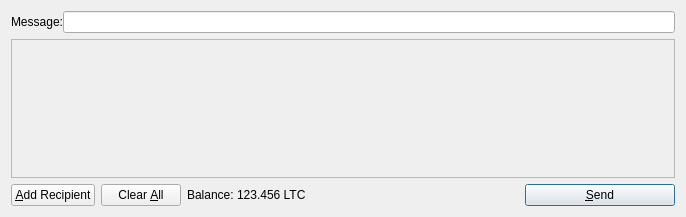
<?xml version="1.0" encoding="UTF-8"?>
<ui version="4.0">
 <class>SendCoinsDialog</class>
 <widget class="QDialog" name="SendCoinsDialog">
  <property name="geometry">
   <rect>
    <x>0</x>
    <y>0</y>
    <width>686</width>
    <height>217</height>
   </rect>
  </property>
  <property name="windowTitle">
   <string>Send Coins</string>
  </property>
  <layout class="QVBoxLayout" name="verticalLayout">
   <item>
    <layout class="QHBoxLayout" name="horizontalLayoutTxComment">
     <property name="spacing">
      <number>0</number>
     </property>
     <item>
      <widget class="QLabel" name="labelTxComment">
       <property name="text">
        <string>Message:</string>
       </property>
       <property name="alignment">
        <set>Qt::AlignLeading|Qt::AlignLeft|Qt::AlignRight|Qt::AlignTrailing|Qt::AlignVCenter</set>
       </property>
       <property name="buddy">
        <cstring>editTxComment</cstring>
       </property>
      </widget>
     </item>
     <item>
      <widget class="QValidatedLineEdit" name="editTxComment">
       <property name="enabled">
        <bool>true</bool>
       </property>
       <property name="toolTip">
        <string>Enter a transaction comment (Note: this information is public)</string>
       </property>
      </widget>
     </item>
    </layout>
   </item>
   <item>
    <widget class="QScrollArea" name="scrollArea">
     <property name="widgetResizable">
      <bool>true</bool>
     </property>
     <widget class="QWidget" name="scrollAreaWidgetContents">
      <property name="geometry">
       <rect>
        <x>0</x>
        <y>0</y>
        <width>660</width>
        <height>115</height>
       </rect>
      </property>
      <layout class="QVBoxLayout" name="verticalLayout_2">
       <property name="margin">
        <number>0</number>
       </property>
       <item>
        <layout class="QVBoxLayout" name="entries">
         <property name="spacing">
          <number>6</number>
         </property>
        </layout>
       </item>
       <item>
        <spacer name="verticalSpacer">
         <property name="orientation">
          <enum>Qt::Vertical</enum>
         </property>
         <property name="sizeHint" stdset="0">
          <size>
           <width>20</width>
           <height>40</height>
          </size>
         </property>
        </spacer>
       </item>
      </layout>
     </widget>
    </widget>
   </item>
   <item>
    <layout class="QHBoxLayout" name="horizontalLayout">
     <item>
      <widget class="QPushButton" name="addButton">
       <property name="toolTip">
        <string>Send to multiple recipients at once</string>
       </property>
       <property name="text">
        <string>&amp;Add Recipient</string>
       </property>
       <property name="icon">
        <iconset resource="../bitcoin.qrc">
         <normaloff>:/icons/add</normaloff>:/icons/add</iconset>
       </property>
       <property name="autoDefault">
        <bool>false</bool>
       </property>
      </widget>
     </item>
     <item>
      <widget class="QPushButton" name="clearButton">
       <property name="sizePolicy">
        <sizepolicy hsizetype="Minimum" vsizetype="Fixed">
         <horstretch>0</horstretch>
         <verstretch>0</verstretch>
        </sizepolicy>
       </property>
       <property name="toolTip">
        <string>Remove all transaction fields</string>
       </property>
       <property name="text">
        <string>Clear &amp;All</string>
       </property>
       <property name="icon">
        <iconset resource="../bitcoin.qrc">
         <normaloff>:/icons/remove</normaloff>:/icons/remove</iconset>
       </property>
       <property name="autoRepeatDelay">
        <number>300</number>
       </property>
       <property name="autoDefault">
        <bool>false</bool>
       </property>
      </widget>
     </item>
     <item>
      <layout class="QHBoxLayout" name="horizontalLayout_2">
       <property name="spacing">
        <number>3</number>
       </property>
       <item>
        <widget class="QLabel" name="label">
         <property name="text">
          <string>Balance:</string>
         </property>
        </widget>
       </item>
       <item>
        <widget class="QLabel" name="labelBalance">
         <property name="cursor">
          <cursorShape>IBeamCursor</cursorShape>
         </property>
         <property name="text">
          <string>123.456 LTC</string>
         </property>
         <property name="textInteractionFlags">
          <set>Qt::LinksAccessibleByMouse|Qt::TextSelectableByKeyboard|Qt::TextSelectableByMouse</set>
         </property>
        </widget>
       </item>
      </layout>
     </item>
     <item>
      <spacer name="horizontalSpacer">
       <property name="orientation">
        <enum>Qt::Horizontal</enum>
       </property>
       <property name="sizeHint" stdset="0">
        <size>
         <width>40</width>
         <height>20</height>
        </size>
       </property>
      </spacer>
     </item>
     <item>
      <widget class="QPushButton" name="sendButton">
       <property name="minimumSize">
        <size>
         <width>150</width>
         <height>0</height>
        </size>
       </property>
       <property name="toolTip">
        <string>Confirm the send action</string>
       </property>
       <property name="text">
        <string>&amp;Send</string>
       </property>
       <property name="icon">
        <iconset resource="../bitcoin.qrc">
         <normaloff>:/icons/send</normaloff>:/icons/send</iconset>
       </property>
       <property name="default">
        <bool>true</bool>
       </property>
      </widget>
     </item>
    </layout>
   </item>
  </layout>
 </widget>
 <customwidgets>
  <customwidget>
   <class>QValidatedLineEdit</class>
   <extends>QLineEdit</extends>
   <header>qvalidatedlineedit.h</header>
  </customwidget>
 </customwidgets>
 <resources>
  <include location="../bitcoin.qrc"/>
 </resources>
 <connections/>
</ui>
